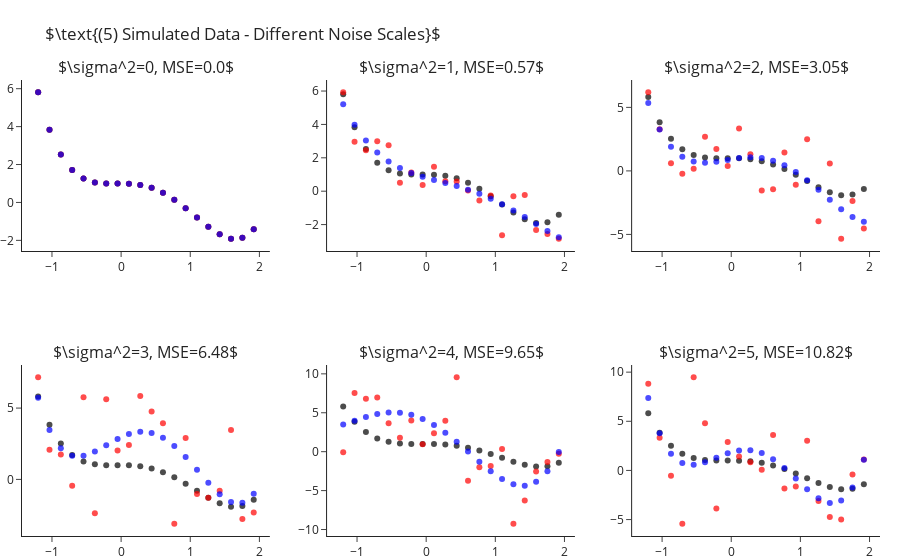

The code cell stored with this chart in its notebook:
### Markdown cell above
How is it that we are able to fit "better" models for $k$s larger than the true one? As we increase $k$ we enable the model
more "degrees of freedom" to try and adapt itself to the observed data. The higher $k$ the more the learner will "go after
the noise" and miss the real signal of the data. In other words, what we have just observed is what is known as **overfitting**.

Later in the course we will learn methods for detection and avoidance of overfitting.


## Fitting Polynomial Over Different Sample Noise Levels

Next, let us set $k=4$ (the true values) and study the outputted models when training over different noise levels. Though
we will only be changing the scale of the noise (i.e. the variance, $\sigma^2$), changing other properties such as its
distribution is interesting too. As we would expect, as we increase the scale of the noise our error increases. We can
observe this also in a visual manner, where the fitted polynomial (in blue) less and less resembles the actual model (in black).

### Code cell
scales = range(6)
fig = make_subplots(2, 3, subplot_titles=list(map(str, scales)))
for i, s in enumerate(scales):
    r,c = i//3+1, i%3+1
    
    y = y_ + np.random.normal(scale=s, size=len(y_))
    y_hat = make_pipeline(PolynomialFeatures(4), LinearRegression(fit_intercept=False)).fit(X, y).predict(X)

    fig.add_traces([go.Scatter(x=x, y=y_, mode="markers", name="Real Points",  marker=dict(color="black", opacity=.7), showlegend=False),
                    go.Scatter(x=x, y=y, mode="markers", name="Observed Points",  marker=dict(color="red", opacity=.7), showlegend=False),
                    go.Scatter(x=x, y=y_hat, mode="markers", name="Predicted Points",  marker=dict(color="blue", opacity=.7), showlegend=False)], rows=r, cols=c)
    fig["layout"]["annotations"][i]["text"] = rf"$\sigma^2={{0}}, MSE={{1}}$".format(s, round(np.mean((y-y_hat)**2), 2))

fig.update_layout(title=r"$\text{(5) Simulated Data - Different Noise Scales}$", margin=dict(t=80)).show()

### Figure 1 — Plotly figure (JSON) as saved in the notebook; plotly's stock layout.template omitted (floating-point values rounded to 4 significant figures)
{"data": [{"marker": {"color": "black", "opacity": 0.7}, "mode": "markers", "name": "Real Points", "showlegend": false, "type": "scatter", "x": [-1.2, -1.036, -0.8718, -0.7077, -0.5436, -0.3795, -0.2154, -0.05128, 0.1128, 0.2769, 0.441, 0.6051, 0.7692, 0.9333, 1.097, 1.262, 1.426, 1.59, 1.754, 1.918], "xaxis": "x", "y": [5.81, 3.838, 2.523, 1.709, 1.261, 1.058, 0.9989, 0.999, 0.9909, 0.9251, 0.769, 0.5078, 0.1439, -0.3028, -0.7951, -1.278, -1.68, -1.912, -1.866, -1.418], "yaxis": "y"}, {"marker": {"color": "red", "opacity": 0.7}, "mode": "markers", "name": "Observed Points", "showlegend": false, "type": "scatter", "x": [-1.2, -1.036, -0.8718, -0.7077, -0.5436, -0.3795, -0.2154, -0.05128, 0.1128, 0.2769, 0.441, 0.6051, 0.7692, 0.9333, 1.097, 1.262, 1.426, 1.59, 1.754, 1.918], "xaxis": "x", "y": [5.81, 3.838, 2.523, 1.709, 1.261, 1.058, 0.9989, 0.999, 0.9909, 0.9251, 0.769, 0.5078, 0.1439, -0.3028, -0.7951, -1.278, -1.68, -1.912, -1.866, -1.418], "yaxis": "y"}, {"marker": {"color": "blue", "opacity": 0.7}, "mode": "markers", "name": "Predicted Points", "showlegend": false, "type": "scatter", "x": [-1.2, -1.036, -0.8718, -0.7077, -0.5436, -0.3795, -0.2154, -0.05128, 0.1128, 0.2769, 0.441, 0.6051, 0.7692, 0.9333, 1.097, 1.262, 1.426, 1.59, 1.754, 1.918], "xaxis": "x", "y": [5.81, 3.838, 2.523, 1.709, 1.261, 1.058, 0.9989, 0.999, 0.9909, 0.9251, 0.769, 0.5078, 0.1439, -0.3028, -0.7951, -1.278, -1.68, -1.912, -1.866, -1.418], "yaxis": "y"}, {"marker": {"color": "black", "opacity": 0.7}, "mode": "markers", "name": "Real Points", "showlegend": false, "type": "scatter", "x": [-1.2, -1.036, -0.8718, -0.7077, -0.5436, -0.3795, -0.2154, -0.05128, 0.1128, 0.2769, 0.441, 0.6051, 0.7692, 0.9333, 1.097, 1.262, 1.426, 1.59, 1.754, 1.918], "xaxis": "x2", "y": [5.81, 3.838, 2.523, 1.709, 1.261, 1.058, 0.9989, 0.999, 0.9909, 0.9251, 0.769, 0.5078, 0.1439, -0.3028, -0.7951, -1.278, -1.68, -1.912, -1.866, -1.418], "yaxis": "y2"}, {"marker": {"color": "red", "opacity": 0.7}, "mode": "markers", "name": "Observed Points", "showlegend": false, "type": "scatter", "x": [-1.2, -1.036, -0.8718, -0.7077, -0.5436, -0.3795, -0.2154, -0.05128, 0.1128, 0.2769, 0.441, 0.6051, 0.7692, 0.9333, 1.097, 1.262, 1.426, 1.59, 1.754, 1.918], "xaxis": "x2", "y": [5.925, 2.957, 2.45, 2.989, 2.76, 0.5052, 1.123, 0.3763, 1.467, 0.5936, 0.5788, 0.0417, -0.5572, -0.2556, -2.633, -0.3013, -0.2234, -2.33, -2.561, -2.846], "yaxis": "y2"}, {"marker": {"color": "blue", "opacity": 0.7}, "mode": "markers", "name": "Predicted Points", "showlegend": false, "type": "scatter", "x": [-1.2, -1.036, -0.8718, -0.7077, -0.5436, -0.3795, -0.2154, -0.05128, 0.1128, 0.2769, 0.441, 0.6051, 0.7692, 0.9333, 1.097, 1.262, 1.426, 1.59, 1.754, 1.918], "xaxis": "x2", "y": [5.211, 3.978, 3.031, 2.315, 1.783, 1.39, 1.097, 0.8693, 0.6776, 0.4968, 0.3068, 0.09243, -0.157, -0.4472, -0.7792, -1.149, -1.549, -1.964, -2.377, -2.766], "yaxis": "y2"}, {"marker": {"color": "black", "opacity": 0.7}, "mode": "markers", "name": "Real Points", "showlegend": false, "type": "scatter", "x": [-1.2, -1.036, -0.8718, -0.7077, -0.5436, -0.3795, -0.2154, -0.05128, 0.1128, 0.2769, 0.441, 0.6051, 0.7692, 0.9333, 1.097, 1.262, 1.426, 1.59, 1.754, 1.918], "xaxis": "x3", "y": [5.81, 3.838, 2.523, 1.709, 1.261, 1.058, 0.9989, 0.999, 0.9909, 0.9251, 0.769, 0.5078, 0.1439, -0.3028, -0.7951, -1.278, -1.68, -1.912, -1.866, -1.418], "yaxis": "y3"}, {"marker": {"color": "red", "opacity": 0.7}, "mode": "markers", "name": "Observed Points", "showlegend": false, "type": "scatter", "x": [-1.2, -1.036, -0.8718, -0.7077, -0.5436, -0.3795, -0.2154, -0.05128, 0.1128, 0.2769, 0.441, 0.6051, 0.7692, 0.9333, 1.097, 1.262, 1.426, 1.59, 1.754, 1.918], "xaxis": "x3", "y": [6.187, 3.27, 0.6108, -0.2342, 0.1699, 2.688, 1.716, 0.3806, 3.344, 1.304, -1.547, -1.452, 1.449, -1.086, 2.49, -3.971, 0.5733, -5.337, -2.364, -4.526], "yaxis": "y3"}, {"marker": {"color": "blue", "opacity": 0.7}, "mode": "markers", "name": "Predicted Points", "showlegend": false, "type": "scatter", "x": [-1.2, -1.036, -0.8718, -0.7077, -0.5436, -0.3795, -0.2154, -0.05128, 0.1128, 0.2769, 0.441, 0.6051, 0.7692, 0.9333, 1.097, 1.262, 1.426, 1.59, 1.754, 1.918], "xaxis": "x3", "y": [5.337, 3.249, 1.893, 1.104, 0.7304, 0.6406, 0.719, 0.8676, 1.006, 1.07, 1.013, 0.8074, 0.4405, -0.08192, -0.7372, -1.485, -2.269, -3.013, -3.626, -4.0], "yaxis": "y3"}, {"marker": {"color": "black", "opacity": 0.7}, "mode": "markers", "name": "Real Points", "showlegend": false, "type": "scatter", "x": [-1.2, -1.036, -0.8718, -0.7077, -0.5436, -0.3795, -0.2154, -0.05128, 0.1128, 0.2769, 0.441, 0.6051, 0.7692, 0.9333, 1.097, 1.262, 1.426, 1.59, 1.754, 1.918], "xaxis": "x4", "y": [5.81, 3.838, 2.523, 1.709, 1.261, 1.058, 0.9989, 0.999, 0.9909, 0.9251, 0.769, 0.5078, 0.1439, -0.3028, -0.7951, -1.278, -1.68, -1.912, -1.866, -1.418], "yaxis": "y4"}, {"marker": {"color": "red", "opacity": 0.7}, "mode": "markers", "name": "Observed Points", "showlegend": false, "type": "scatter", "x": [-1.2, -1.036, -0.8718, -0.7077, -0.5436, -0.3795, -0.2154, -0.05128, 0.1128, 0.2769, 0.441, 0.6051, 0.7692, 0.9333, 1.097, 1.262, 1.426, 1.59, 1.754, 1.918], "xaxis": "x4", "y": [7.159, 2.086, 1.742, -0.4403, 5.759, -2.37, 5.619, 2.031, 2.42, 5.853, 4.769, 3.944, -3.106, 2.91, -1.022, -1.29, -0.7874, 3.471, -2.783, -2.315], "yaxis": "y4"}, {"marker": {"color": "blue", "opacity": 0.7}, "mode": "markers", "name": "Predicted Points", "showlegend": false, "type": "scatter", "x": [-1.2, -1.036, -0.8718, -0.7077, -0.5436, -0.3795, -0.2154, -0.05128, 0.1128, 0.2769, 0.441, 0.6051, 0.7692, 0.9333, 1.097, 1.262, 1.426, 1.59, 1.754, 1.918], "xaxis": "x4", "y": [5.726, 3.456, 2.19, 1.666, 1.654, 1.954, 2.396, 2.841, 3.18, 3.333, 3.252, 2.919, 2.346, 1.575, 0.6793, -0.2388, -1.046, -1.578, -1.642, -1.014], "yaxis": "y4"}, {"marker": {"color": "black", "opacity": 0.7}, "mode": "markers", "name": "Real Points", "showlegend": false, "type": "scatter", "x": [-1.2, -1.036, -0.8718, -0.7077, -0.5436, -0.3795, -0.2154, -0.05128, 0.1128, 0.2769, 0.441, 0.6051, 0.7692, 0.9333, 1.097, 1.262, 1.426, 1.59, 1.754, 1.918], "xaxis": "x5", "y": [5.81, 3.838, 2.523, 1.709, 1.261, 1.058, 0.9989, 0.999, 0.9909, 0.9251, 0.769, 0.5078, 0.1439, -0.3028, -0.7951, -1.278, -1.68, -1.912, -1.866, -1.418], "yaxis": "y5"}, {"marker": {"color": "red", "opacity": 0.7}, "mode": "markers", "name": "Observed Points", "showlegend": false, "type": "scatter", "x": [-1.2, -1.036, -0.8718, -0.7077, -0.5436, -0.3795, -0.2154, -0.05128, 0.1128, 0.2769, 0.441, 0.6051, 0.7692, 0.9333, 1.097, 1.262, 1.426, 1.59, 1.754, 1.918], "xaxis": "x5", "y": [-0.08599, 7.539, 6.79, 6.976, 3.663, 1.78, 3.994, 0.9696, 2.358, 3.969, 9.556, -3.735, -1.991, -1.842, 0.3409, -9.253, -6.281, -2.536, -1.33, -0.2621], "yaxis": "y5"}, {"marker": {"color": "blue", "opacity": 0.7}, "mode": "markers", "name": "Predicted Points", "showlegend": false, "type": "scatter", "x": [-1.2, -1.036, -0.8718, -0.7077, -0.5436, -0.3795, -0.2154, -0.05128, 0.1128, 0.2769, 0.441, 0.6051, 0.7692, 0.9333, 1.097, 1.262, 1.426, 1.59, 1.754, 1.918], "xaxis": "x5", "y": [3.485, 3.984, 4.461, 4.83, 5.028, 5.006, 4.737, 4.211, 3.438, 2.446, 1.281, 0.0086, -1.287, -2.504, -3.52, -4.196, -4.372, -3.873, -2.501, -0.0415], "yaxis": "y5"}, {"marker": {"color": "black", "opacity": 0.7}, "mode": "markers", "name": "Real Points", "showlegend": false, "type": "scatter", "x": [-1.2, -1.036, -0.8718, -0.7077, -0.5436, -0.3795, -0.2154, -0.05128, 0.1128, 0.2769, 0.441, 0.6051, 0.7692, 0.9333, 1.097, 1.262, 1.426, 1.59, 1.754, 1.918], "xaxis": "x6", "y": [5.81, 3.838, 2.523, 1.709, 1.261, 1.058, 0.9989, 0.999, 0.9909, 0.9251, 0.769, 0.5078, 0.1439, -0.3028, -0.7951, -1.278, -1.68, -1.912, -1.866, -1.418], "yaxis": "y6"}, {"marker": {"color": "red", "opacity": 0.7}, "mode": "markers", "name": "Observed Points", "showlegend": false, "type": "scatter", "x": [-1.2, -1.036, -0.8718, -0.7077, -0.5436, -0.3795, -0.2154, -0.05128, 0.1128, 0.2769, 0.441, 0.6051, 0.7692, 0.9333, 1.097, 1.262, 1.426, 1.59, 1.754, 1.918], "xaxis": "x6", "y": [8.829, 3.314, -0.5492, -5.421, 9.476, 4.788, -3.865, 2.899, 1.423, 0.8389, 0.06066, 3.603, -1.833, -1.648, 3.026, -3.101, -4.736, -4.997, -0.4173, 1.1], "yaxis": "y6"}, {"marker": {"color": "blue", "opacity": 0.7}, "mode": "markers", "name": "Predicted Points", "showlegend": false, "type": "scatter", "x": [-1.2, -1.036, -0.8718, -0.7077, -0.5436, -0.3795, -0.2154, -0.05128, 0.1128, 0.2769, 0.441, 0.6051, 0.7692, 0.9333, 1.097, 1.262, 1.426, 1.59, 1.754, 1.918], "xaxis": "x6", "y": [7.381, 3.78, 1.709, 0.7578, 0.5684, 0.8332, 1.295, 1.749, 2.04, 2.063, 1.766, 1.146, 0.2524, -0.8158, -1.908, -2.823, -3.309, -3.062, -1.728, 1.097], "yaxis": "y6"}], "layout": {"annotations": [{"font": {"size": 16}, "showarrow": false, "text": "$\\sigma^2=0, MSE=0.0$", "x": 0.1444, "xanchor": "center", "xref": "paper", "y": 1, "yanchor": "bottom", "yref": "paper"}, {"font": {"size": 16}, "showarrow": false, "text": "$\\sigma^2=1, MSE=0.57$", "x": 0.5, "xanchor": "center", "xref": "paper", "y": 1, "yanchor": "bottom", "yref": "paper"}, {"font": {"size": 16}, "showarrow": false, "text": "$\\sigma^2=2, MSE=3.05$", "x": 0.8556, "xanchor": "center", "xref": "paper", "y": 1, "yanchor": "bottom", "yref": "paper"}, {"font": {"size": 16}, "showarrow": false, "text": "$\\sigma^2=3, MSE=6.48$", "x": 0.1444, "xanchor": "center", "xref": "paper", "y": 0.375, "yanchor": "bottom", "yref": "paper"}, {"font": {"size": 16}, "showarrow": false, "text": "$\\sigma^2=4, MSE=9.65$", "x": 0.5, "xanchor": "center", "xref": "paper", "y": 0.375, "yanchor": "bottom", "yref": "paper"}, {"font": {"size": 16}, "showarrow": false, "text": "$\\sigma^2=5, MSE=10.82$", "x": 0.8556, "xanchor": "center", "xref": "paper", "y": 0.375, "yanchor": "bottom", "yref": "paper"}], "margin": {"t": 80}, "title": {"text": "$\\text{(5) Simulated Data - Different Noise Scales}$"}, "xaxis": {"anchor": "y", "domain": [0, 0.2889]}, "xaxis2": {"anchor": "y2", "domain": [0.3556, 0.6444]}, "xaxis3": {"anchor": "y3", "domain": [0.7111, 1]}, "xaxis4": {"anchor": "y4", "domain": [0, 0.2889]}, "xaxis5": {"anchor": "y5", "domain": [0.3556, 0.6444]}, "xaxis6": {"anchor": "y6", "domain": [0.7111, 1]}, "yaxis": {"anchor": "x", "domain": [0.625, 1]}, "yaxis2": {"anchor": "x2", "domain": [0.625, 1]}, "yaxis3": {"anchor": "x3", "domain": [0.625, 1]}, "yaxis4": {"anchor": "x4", "domain": [0, 0.375]}, "yaxis5": {"anchor": "x5", "domain": [0, 0.375]}, "yaxis6": {"anchor": "x6", "domain": [0, 0.375]}}}
